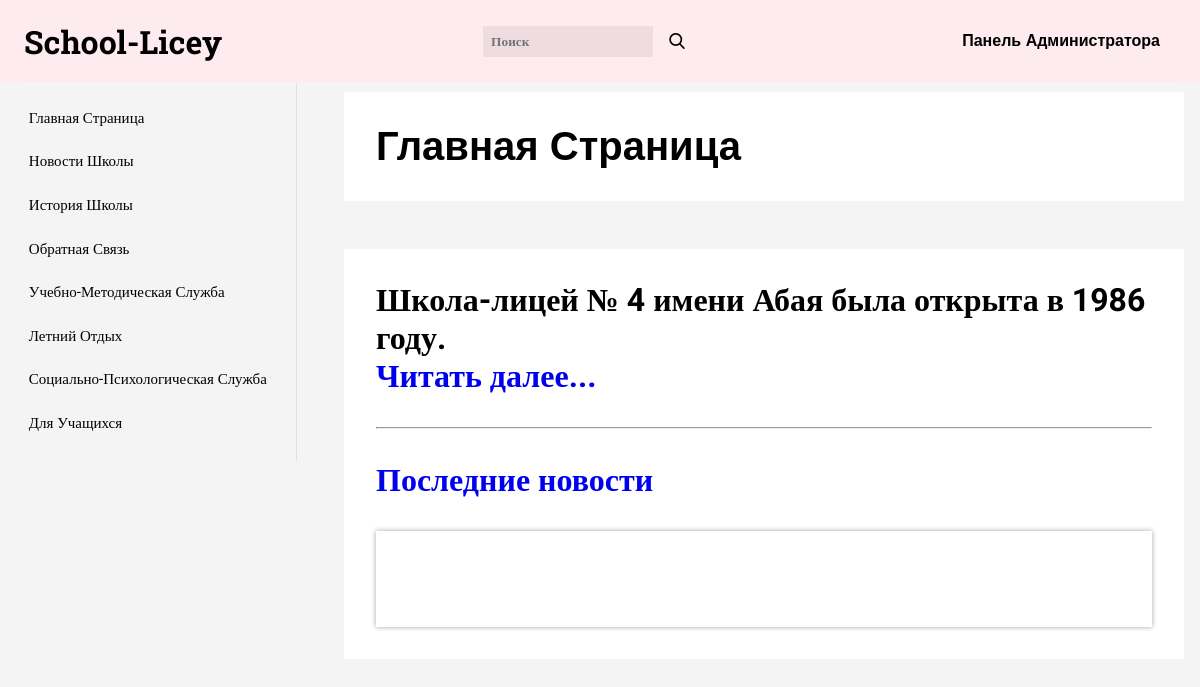
The app's page /, older data.
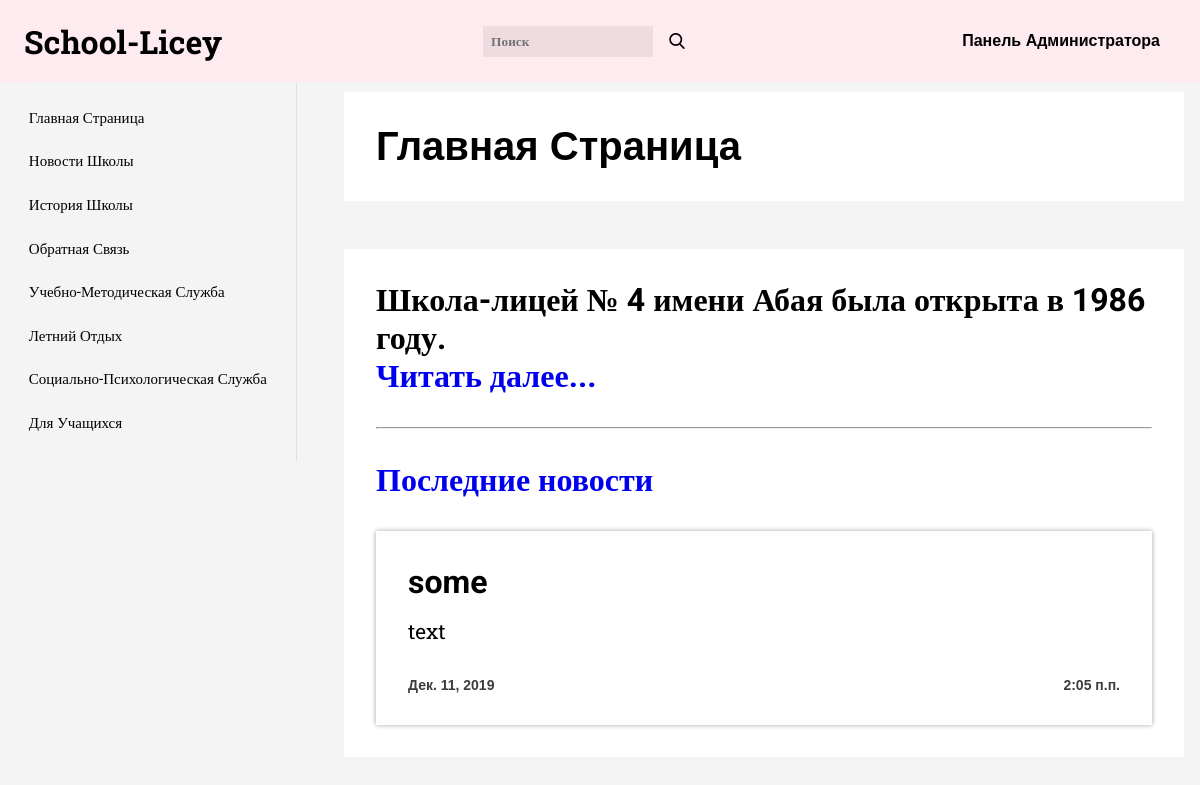
The same page, newer data.
### main_app/models.py (models this page shows, shortened)
class New(models.Model):
    title = models.CharField(max_length=100)
    text = models.TextField()
    pubdate = models.DateTimeField(auto_now_add=True)

### main_app/views.py (the view)
# urls.py: path('', views.main_page),
def main_page(request):
    new_s = New.objects.order_by('-pubdate').first()
    return render(request, 'main_app/main.html', {
        "label": "Главная Страница",
        "news": new_s
    })

### main_app/templates/main_app/main.html
{% extends 'main_app/index.html' %}
{% load static %}
{% block content %}
  <h1 class="history_txt">Школа-лицей № 4 имени Абая была открыта в 1986 году.<br><a href="/history">Читать далее...</a></h1>
  <hr>
  <h1 class="history_link"><a href="/news">Последние новости</a></h1>
  <div class="news">
      <div class="news__item">
          <h1 class="news__title">{{ news.title }}</h1>
          <p class="news__text">{{ news.text }}</p>
          <div class="published">
              <p class="date">{{ news.pubdate.date }}</p>
              <p class="time">{{ news.pubdate.time }}</p>
          </div>
      </div>
  </div>
{% endblock %}

Row changes from the older to the newer data that the page shows:
added New: title "some", text "text", pubdate "Дек. 11, 2019", pubdate.time "2:05 п.п."
